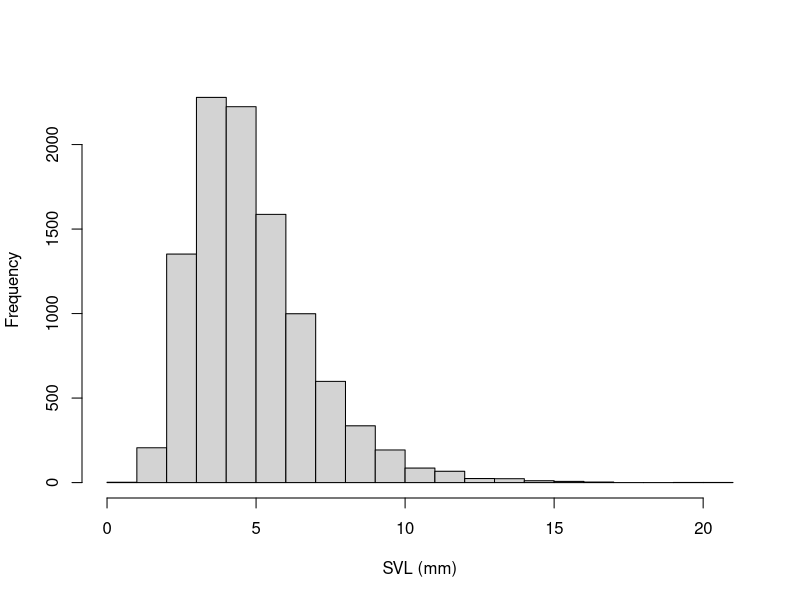
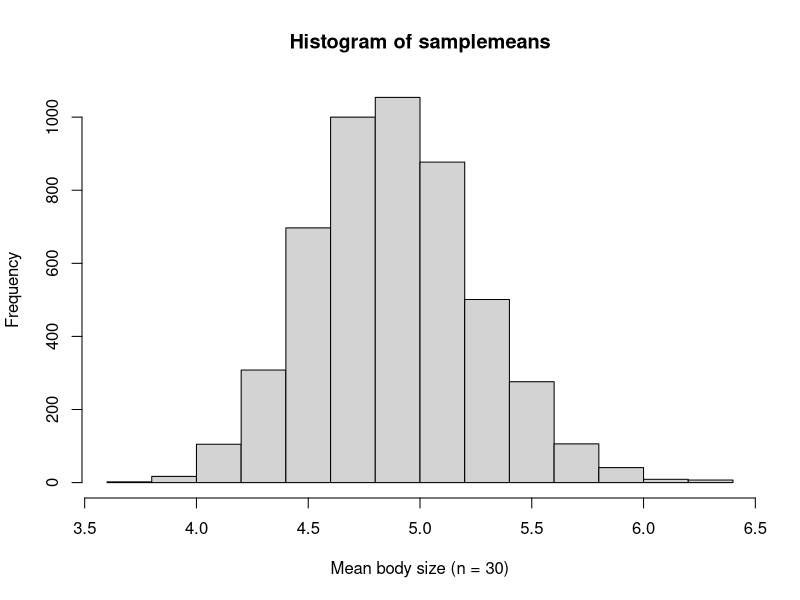
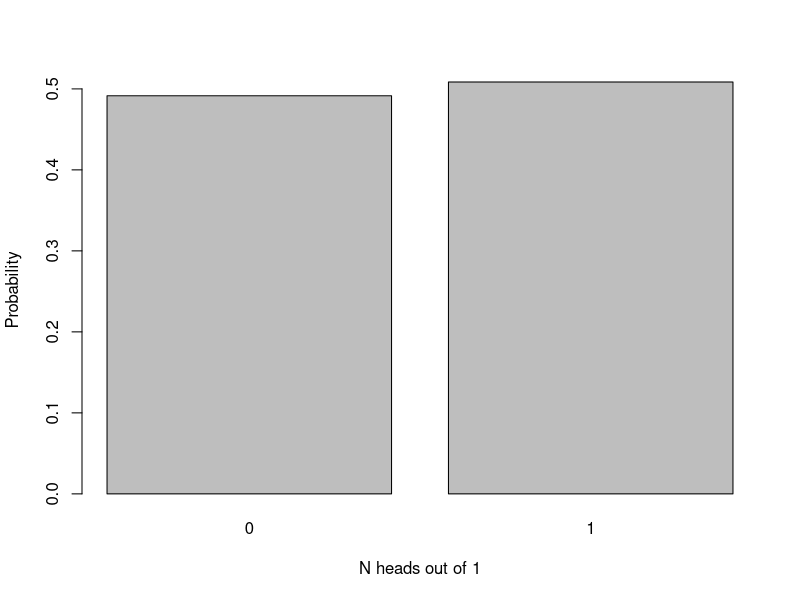
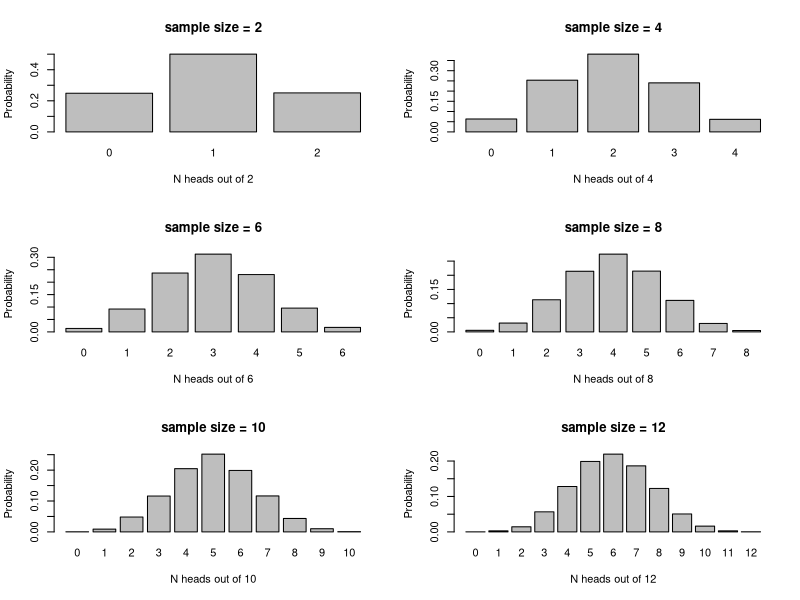
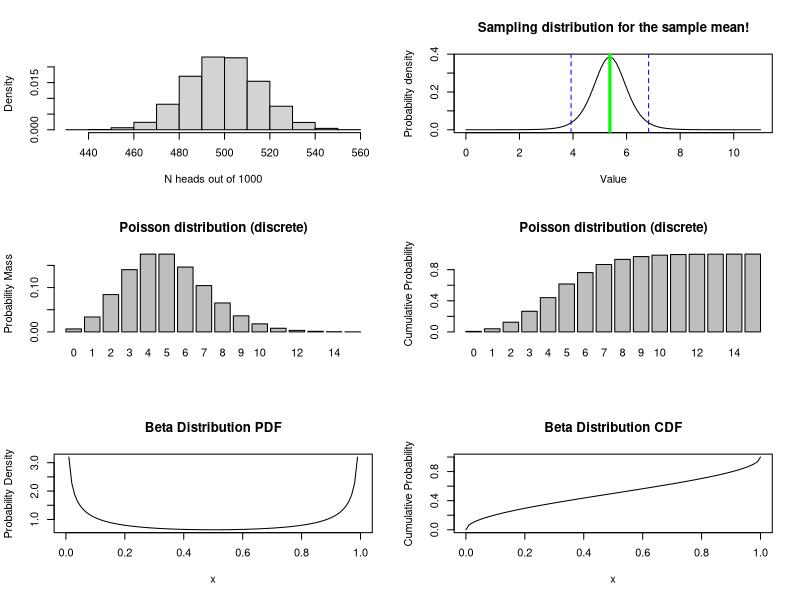
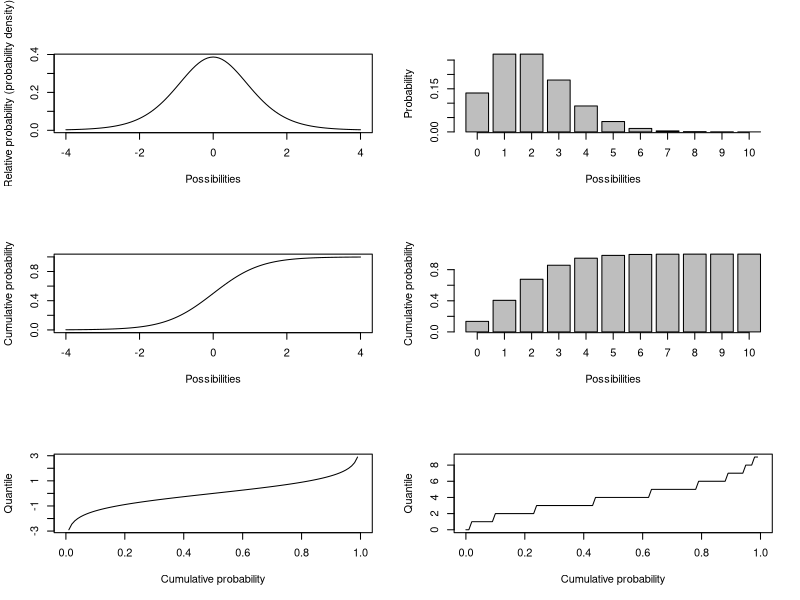
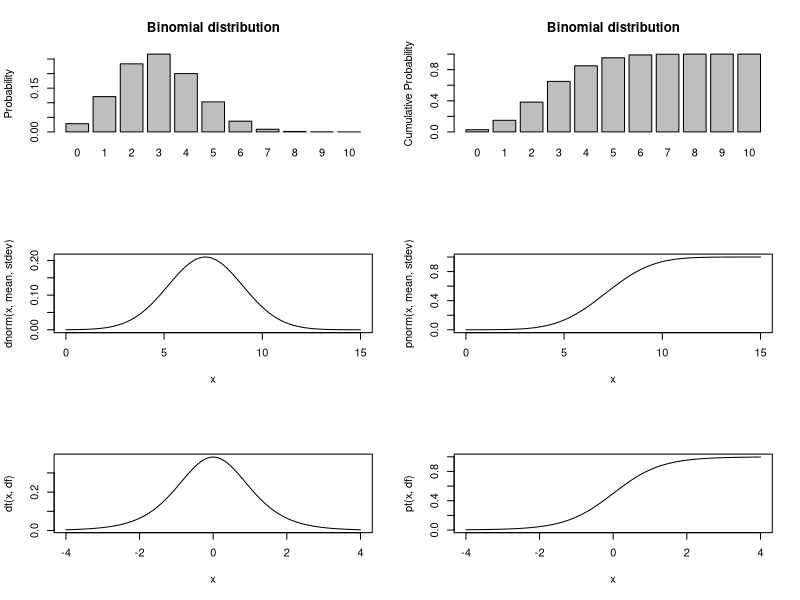
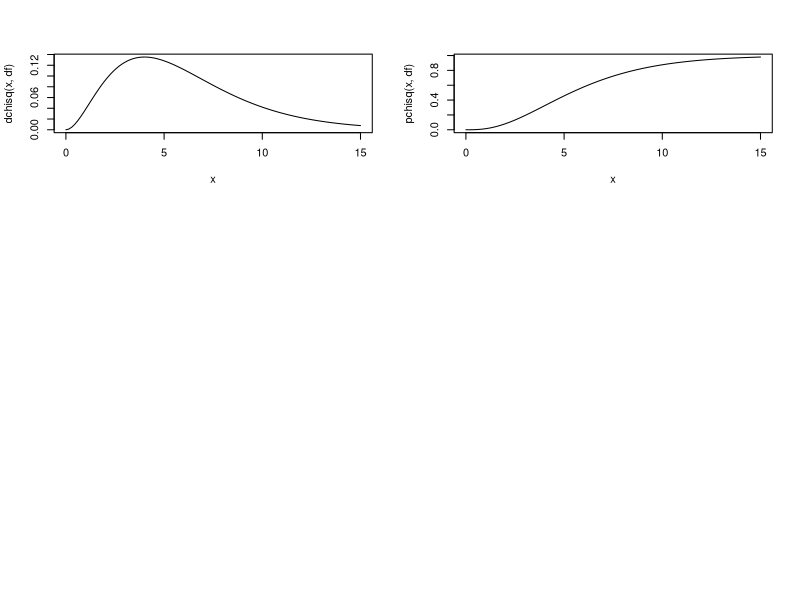

The R source for these figures, in order:
## ---- chunk 1

knitr::opts_chunk$set(
	echo = TRUE,
	message = FALSE,
	warning = FALSE,
	cache = TRUE
)
## ---- chunk 2

##  NRES 710, Lecture 2                               
##    University of Nevada, Reno                       
##    Sampling distributions                                      

## ---- chunk 3

###### Yellow-legged Frog example ---------------------

set.seed(43) # set random number generator at the same place on all computers

# All frogs in California -- the statistical population of all frogs!

frogs.size <- rlnorm(10000, 1.5, 0.4)        # statistical 'population'
hist(frogs.size, main = "", xlab = "SVL (mm)")   # plot out histogram

truemean_SVL <- mean(frogs.size)           # the 'parameter'
truemean_SVL 

## ---- chunk 4

mysample <- sample(frogs.size, 10)    # take sample of size 10 (10 frogs measured)
mean(mysample)   # compute the sample mean


## ---- chunk 5

mysample <- sample(frogs.size, 20)    # take sample of size 20 (20 frogs measured)
mean(mysample)   # compute the sample mean


## ---- chunk 6

lotsofsamples <- list()

n <- 30 # take sample of size of 30; 30 frogs measured

for(s in 1:5000){
  lotsofsamples[[paste0("sample",s)]] <- sample(frogs.size, n)
}

lotsofsamples$sample1
lotsofsamples$sample99
lotsofsamples$sample732

## ---- chunk 7

samplemeans <- sapply(lotsofsamples, mean)

hist(samplemeans, xlab = "Mean body size (n = 30)")    # visualize the sampling distribution!

## ---- chunk 8
barplot(table(rbinom(10000, 1, 0.5))/10000,
        xlab = "N heads out of 1", ylab = "Probability")
## ---- chunk 9
par(mfrow=c(3,2))
for(i in seq(2,12,2)){
   barplot(table(rbinom(10000, i, 0.5))/10000,
           xlab = sprintf("N heads out of %s", i),
           ylab = "Probability",
           main = paste0("sample size = ", i))
   #hist(rbinom(10000,i,.5),main=paste0("sample size = ",i),xlab=sprintf("N heads out of %s",i)) 
}

## ---- chunk 10

hist(rbinom(10000, 1000, 0.5), xlab = "N heads out of 1000", freq = F, main = "")

## ---- chunk 11

# Survey of common sampling distributions -----------------

# Sampling distribution: the sample mean

mysample <- c(4.1, 3.5, 3.7, 6.6, 8.0, 5.4, 7.3, 4.4)
mysample
n <- length(mysample)    # sample size
sample.mean <- mean(mysample)  # sample mean
sample.stdev <- sd(mysample)   # sample standard deviation
# Note: R calculates sample standard deviation (s) using the denominator of n-1 by default!
std.error <- sample.stdev / sqrt(n) 

std.error 

## ---- chunk 12

sampdist <- function(x){dt((x - sample.mean) / std.error, n - 1)}
curve(sampdist, 0, 11, ylab = "Probability density", xlab = "Value", main = "Sampling distribution for the sample mean!")
abline(v = sample.mean, col="green", lwd=3)
confint <- c(sample.mean + std.error * qt(0.025, n - 1), sample.mean + std.error * qt(0.975, n - 1))
abline(v = confint, col = "blue", lty = 2)

## ---- chunk 13

# Probability distributions ---------------------

# Discrete probability distributions 
# E.g., the Poisson distribution
mean <- 5
rpois(10, mean)   # rpois(): randomly draw 10 whole numbers with a mean = 5 from the Poisson distribution
                  # note: the random numbers sampled from this distribution have no decimal component

# plot discrete probabilities of getting particular outcomes!
xvals <- seq(from = 0, to = 15, by = 1)
probs <- dpois(xvals, lambda = mean) # dpois(): density generation for the Poisson distribution
names(probs) <- xvals
               
barplot(probs, ylab = "Probability Mass", main = "Poisson distribution (discrete)")

barplot(cumsum(probs),ylab="Cumulative Probability",main="Poisson distribution (discrete)")   # cumulative distribution

sum(probs)   # just to make sure it sums to 1!  Does it???

## ---- chunk 14

# Define the shape parameters for the Beta distribution
shape1 <- 0.5
shape2 <- 0.5

# Generate 10 random numbers from the Beta distribution
random_numbers <- rbeta(10, shape1, shape2)
print(random_numbers)

# Plot the probability density function (PDF) of the Beta distribution
curve(dbeta(x, shape1, shape2), from = 0, to = 1, ylab = "Probability Density", xlab = "x", main = "Beta Distribution PDF")

# Plot the cumulative distribution function (CDF) of the Beta distribution
curve(pbeta(x, shape1, shape2), from = 0, to = 1, ylab = "Cumulative Probability", xlab = "x", main = "Beta Distribution CDF")

# Verify that the PDF integrates to 1 over the interval [0, 1]
integral <- integrate(f = dbeta, lower = 0, upper = 1, shape1 = shape1, shape2 = shape2)
print(integral$value)  # Should be approximately 1

## ---- chunk 15

## random number generators

rnorm(10)    # generate 10 random numbers from a standard normal distribution
rnorm(5, 25, 5)  # generate 5 random numbers from a normal distribution with mean=25 and sd=5
rpois(8, 18)  # generate 8 random numbers from a poisson distribution with mean=18

## ---- chunk 16

## probability density function example 

curve(dt(x, 8), -4, 4, xlab = "Possibilities", ylab = 'Relative probability (probability density)')

## ---- chunk 17

## probability mass function example

x <- barplot(sapply(0:10, function(t) dpois(t, 2)), xlab = "Possibilities", ylab = 'Probability')
axis(1, at = x, labels = 0:10)

## ---- chunk 18

## cumulative distribution function  

# for continuous distribution
curve(pt(x, df = 8), -4, 4, xlab = "Possibilities", ylab = 'Cumulative probability')

# for discrete distribution
x <- barplot(sapply(0:10, function(t) ppois(t, 2)), xlab = "Possibilities", ylab = 'Cumulative probability')
axis(1, at = x, labels = 0:10)

## ---- chunk 19

## quantile function  

# for continuous distribution
curve(qt(x, df = 8), 0, 1, xlab = "Cumulative probability", ylab = 'Quantile')

# for discrete distribution
curve(qpois(x,4), 0, 1, xlab = "Cumulative probability", ylab = 'Quantile')

## ---- chunk 20

# Binomial distribution
# The wins-or-losses distribution
size <- 10
prob <- 0.3
rbinom(10, size, prob)

xvals <- seq(0, size, 1)
probs <- dbinom(xvals, size, prob)
names(probs) <- xvals
               
barplot(probs, ylab = "Probability", main = "Binomial distribution")

barplot(cumsum(probs), ylab = "Cumulative Probability", main = "Binomial distribution") # cumulative distribution

sum(probs)   # just to make sure it sums to 1!  Does it???

## ---- chunk 21

# Gaussian (normal) distribution

mean = 7.1
stdev = 1.9
rnorm(10, mean, stdev)
curve(dnorm(x, mean, stdev), 0, 15) # probability density
curve(pnorm(x, mean, stdev), 0, 15) # cumulative distribution
integrate(f = dnorm, lower = -Inf, upper = Inf, mean = mean, sd = stdev)  # just to make sure it integrates to 1!!

## ---- chunk 22

# t-distribution

df <- 6
rt(10, df)     # random numbers from the t distribution
curve(dt(x, df), -4, 4)   # probability density
curve(pt(x, df), -4, 4)   # cumulative distribution
integrate(f = dt, lower = -Inf, upper = Inf, df = df)    # just to make sure it integrates to 1!!


## ---- chunk 23

# Chi-squared distribution
df <- 6
rchisq(10, df)     # random numbers from the chi squared distribution
curve(dchisq(x, df), 0, 15)   # probability density
curve(pchisq(x, df), 0, 15)   # cumulative distribution
integrate(f = dchisq, lower = 0, upper = Inf, df = df)    # just to make sure it integrates to 1!!

